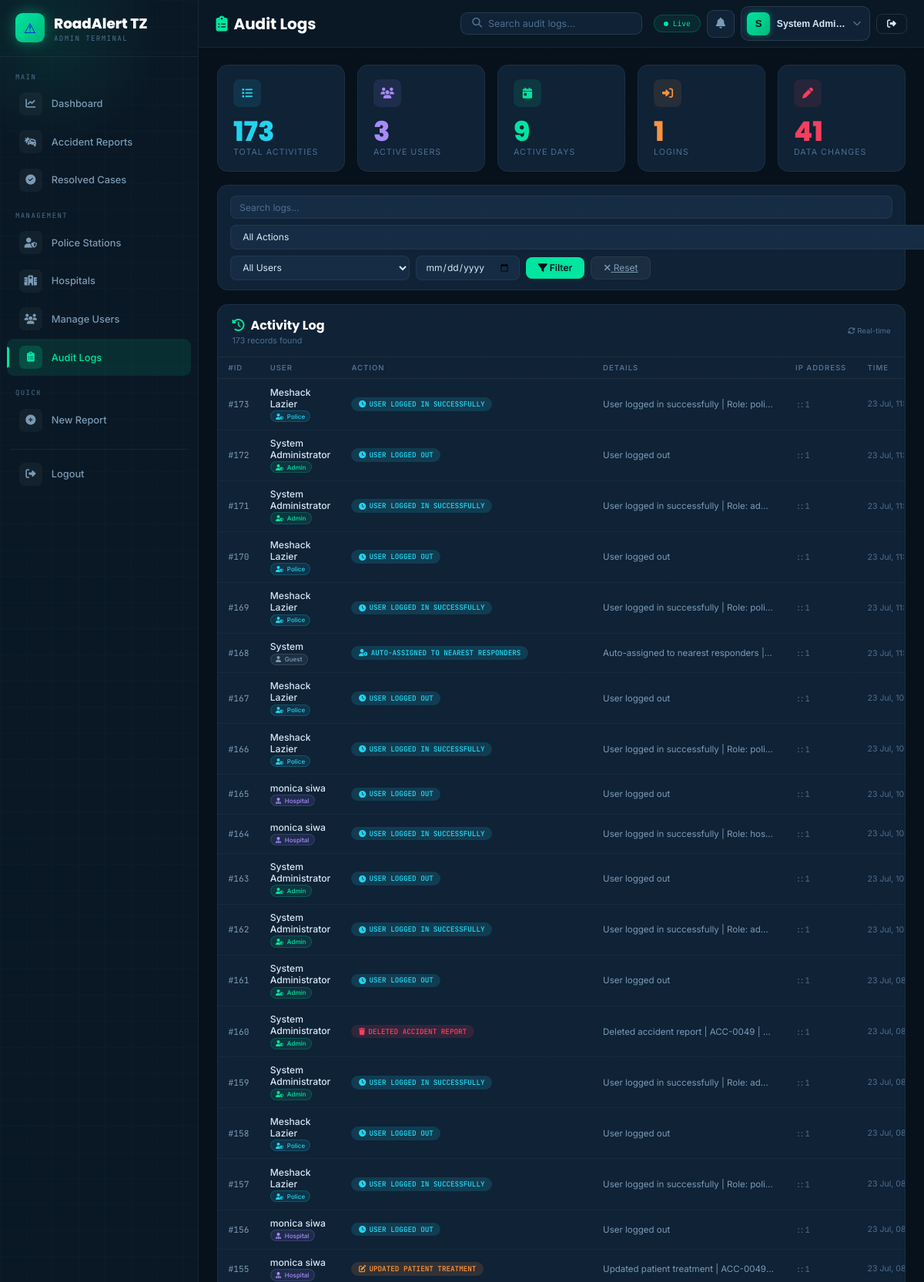
/admin/audit_logs.php (signed in, upper part), run on the app's committed database.
### tables this page shows
CREATE TABLE `audit_logs` (
  `id` int(11) NOT NULL,
  `user_id` int(11) DEFAULT NULL,
  `username` varchar(100) DEFAULT NULL,
  `role` varchar(50) DEFAULT NULL,
  `action` varchar(255) DEFAULT NULL,
  `page` varchar(100) DEFAULT NULL,
  `ip_address` varchar(50) DEFAULT NULL,
  `user_agent` text DEFAULT NULL,
  `created_at` timestamp NOT NULL DEFAULT current_timestamp()
);

### admin/audit_logs.php (the view, shortened to what this page needs)
<?php
include __DIR__ . '/../connection.php';
function is_active($page) {
    return basename($_SERVER['PHP_SELF']) === $page ? 'active' : '';
}
$admin_name = htmlspecialchars($_SESSION['name'] ?? $_SESSION['full_name'] ?? 'System Admin');
$admin_init = strtoupper(substr($admin_name, 0, 1));
$stats = $conn->query("
    SELECT
        COUNT(*) as total_logs,
        COUNT(DISTINCT user_id) as unique_users,
        COUNT(DISTINCT DATE(created_at)) as active_days,
        SUM(CASE WHEN action LIKE '%login%' THEN 1 ELSE 0 END) as login_actions,
        SUM(CASE WHEN action LIKE '%delete%' OR action LIKE '%update%' OR action LIKE '%insert%' OR action LIKE '%create%' THEN 1 ELSE 0 END) as data_changes
    FROM audit_logs
")->fetch_assoc();
$search = isset($_GET['search']) ? mysqli_real_escape_string($conn, $_GET['search']) : '';
$date_filter = isset($_GET['date']) ? mysqli_real_escape_string($conn, $_GET['date']) : '';
$where_conditions = [];
$where_clause = !empty($where_conditions) ? "WHERE " . implode(" AND ", $where_conditions) : "";
$logs = $conn->query("
    SELECT * FROM audit_logs
    $where_clause
    ORDER BY created_at DESC
    LIMIT 200
");
function getActionColor($action) {
    $colors = [
        'login' => '#22D3EE',
        'logout' => '#F43F5E',
        'create' => '#00E5A0',
        'insert' => '#00E5A0',
        'update' => '#FB923C',
        'edit' => '#FB923C',
        'delete' => '#F43F5E',
        'remove' => '#F43F5E',
        'assign' => '#A78BFA',
        'auto_assign' => '#A78BFA',
        'export' => '#FACC15',
        'view' => '#22D3EE',
        'approve' => '#00E5A0',
        'reject' => '#F43F5E',
        'change' => '#FB923C',
        'reset' => '#FB923C'
    ];
    foreach ($colors as $key => $color) {
        if (strpos(strtolower($action), $key) !== false) {
            return $color;
        }
    }
    return '#4E7090';
}
function getActionIcon($action) {
    $icons = [
        'login' => 'fa-sign-in-alt',
        'logout' => 'fa-sign-out-alt',
        'create' => 'fa-plus-circle',
        'insert' => 'fa-plus-circle',
        'update' => 'fa-edit',
        'edit' => 'fa-edit',
        'delete' => 'fa-trash',
        'remove' => 'fa-trash',
        'assign' => 'fa-user-cog',
        'auto_assign' => 'fa-magic',
        'export' => 'fa-file-export',
        'view' => 'fa-eye',
        'approve' => 'fa-check-circle',
        'reject' => 'fa-times-circle',
        'change' => 'fa-exchange-alt',
        'reset' => 'fa-undo'
    ];
    foreach ($icons as $key => $icon) {
        if (strpos(strtolower($action), $key) !== false) {
            return $icon;
        }
    }
    return 'fa-clock';
}
function getBadgeClass($action) {
    if (strpos(strtolower($action), 'login') !== false) return 'info';
    if (strpos(strtolower($action), 'create') !== false) return 'success';
    if (strpos(strtolower($action), 'update') !== false) return 'warning';
    if (strpos(strtolower($action), 'delete') !== false) return 'danger';
    if (strpos(strtolower($action), 'assign') !== false) return 'info';
    return 'info';
}
function getUserRoleClass($role) {
    $roles = [
        'admin' => 'admin',
        'police' => 'police',
        'hospital' => 'hospital',
        'citizen' => 'citizen'
    ];
    return $roles[strtolower($role)] ?? 'guest';
}
function getRoleIcon($role) {
    $icons = [
        'admin' => 'fa-user-shield',
        'police' => 'fa-user-shield',
        'hospital' => 'fa-user-md',
        'citizen' => 'fa-user'
    ];
    return $icons[strtolower($role)] ?? 'fa-user';
}
?>
<!DOCTYPE html>
<html lang="en">
<head>
    <link rel="stylesheet" href="https://cdnjs.cloudflare.com/ajax/libs/font-awesome/6.5.0/css/all.min.css"/>
</head>
<body>
    <div class="shell">
        <aside class="sidebar">
            <a href="dashboard.php" class="sb-brand">
                <div class="sb-logo">⚠</div>
                <div>
                    <div class="sb-title">RoadAlert TZ</div>
                    <div class="sb-sub">Admin Terminal</div>
                </div>
            </a>
            <nav class="sb-nav">
                <div class="sb-sect">Main</div>
                <a href="dashboard.php" class="sb-item <?= is_active('dashboard.php') ?>">
                    <span class="sb-ic"><i class="fas fa-chart-line"></i></span> Dashboard
                </a>
                <a href="accident_report.php" class="sb-item <?= is_active('accident_report.php') ?>">
                    <span class="sb-ic"><i class="fas fa-car-crash"></i></span> Accident Reports
                </a>
              <a href="resolved_cases.php" class="sb-item <?= is_active('resolved_cases.php') ?>">
    <span class="sb-ic"><i class="fas fa-check-circle"></i></span> Resolved Cases
</a>
                <div class="sb-sect" style="margin-top:.4rem">Management</div>
                <a href="manage_police.php" class="sb-item <?= is_active('manage_police.php') ?>">
                    <span class="sb-ic"><i class="fas fa-user-shield"></i></span> Police Stations
                </a>
                <a href="manage_hospital.php" class="sb-item <?= is_active('manage_hospital.php') ?>">
                    <span class="sb-ic"><i class="fas fa-hospital"></i></span> Hospitals
                </a>
                <a href="users.php" class="sb-item <?= is_active('users.php') ?>">
                    <span class="sb-ic"><i class="fas fa-users"></i></span> Manage Users
                </a>
                <a href="audit_logs.php" class="sb-item active">
                    <span class="sb-ic"><i class="fas fa-clipboard-list"></i></span> Audit Logs
                </a>
                <div class="sb-sect" style="margin-top:.4rem">Quick</div>
                <a href="admin_report.php" class="sb-item" target="_blank">
                    <span class="sb-ic"><i class="fas fa-plus-circle"></i></span> New Report
                </a>
                <div class="sb-divider" style="margin-top:.8rem"></div>
                <a href="../logout.php" class="sb-logout-item">
                    <span class="sb-ic"><i class="fas fa-sign-out-alt"></i></span>
                    Logout
                </a>
            </nav>
        </aside>
        <div class="main">
            <div class="topbar">
                <div class="tb-title">
                    <i class="fas fa-clipboard-list"></i>Audit Logs
                </div>
                <div class="tb-search">
                    <i class="fas fa-search"></i>
                    <input type="text" placeholder="Search audit logs…" oninput="filterTable(this.value)"/>
                </div>
                <div class="tb-acts">
                    <div class="live-pill">
                        <span class="live-dot"></span>Live
                    </div>
<div class="notif-wrap">
    <button class="notif-btn" onclick="toggleNotif()" id="notificationBell">
        <i class="fas fa-bell"></i>
    </button>
</div>
                    <div class="profile-wrap">
                        <button class="profile-btn" id="profileBtn" onclick="toggleProfileDrop()">
                            <div class="pa"><?= $admin_init ?></div>
                            <span class="pname"><?= $admin_name ?></span>
                            <i class="fas fa-chevron-down pchev"></i>
                        </button>
                    </div>
                    <a href="../logout.php" class="tb-btn">
                        <i class="fas fa-sign-out-alt"></i>
                    </a>
                </div>
            </div>
            <div class="content">
                <div class="stats-row">
                    <div class="sc">
                        <div class="sc-ico blue"><i class="fas fa-list"></i></div>
                        <div class="sc-num blue"><?= number_format($stats['total_logs'] ?? 0) ?></div>
                        <div class="sc-lbl">Total Activities</div>
                    </div>
                    <div class="sc">
                        <div class="sc-ico purple"><i class="fas fa-users"></i></div>
                        <div class="sc-num purple"><?= number_format($stats['unique_users'] ?? 0) ?></div>
                        <div class="sc-lbl">Active Users</div>
                    </div>
                    <div class="sc">
                        <div class="sc-ico green"><i class="fas fa-calendar-day"></i></div>
                        <div class="sc-num green"><?= number_format($stats['active_days'] ?? 0) ?></div>
                        <div class="sc-lbl">Active Days</div>
                    </div>
                    <div class="sc">
                        <div class="sc-ico orange"><i class="fas fa-sign-in-alt"></i></div>
                        <div class="sc-num orange"><?= number_format($stats['login_actions'] ?? 0) ?></div>
                        <div class="sc-lbl">Logins</div>
                    </div>
                    <div class="sc">
                        <div class="sc-ico red"><i class="fas fa-pen"></i></div>
                        <div class="sc-num red"><?= number_format($stats['data_changes'] ?? 0) ?></div>
                        <div class="sc-lbl">Data Changes</div>
                    </div>
                </div>
                <div class="filter-bar">
                    <form method="GET" style="display:flex;flex-wrap:wrap;gap:0.5rem;width:100%;align-items:center;">
                        <input type="text" name="search" placeholder="Search logs..." value="<?= htmlspecialchars($search) ?>" style="flex:1;min-width:150px;">
                        <select name="action">
                            <option value="">All Actions</option>
                        </select>
                        <select name="user">
                            <option value="0">All Users</option>
                        </select>
                        <input type="date" name="date" value="<?= htmlspecialchars($date_filter) ?>" style="max-width:150px;">
                        <button type="submit" class="btn-filter">
                            <i class="fas fa-filter"></i> Filter
                        </button>
                        <a href="audit_logs.php" class="btn-reset">
                            <i class="fas fa-times"></i> Reset
                        </a>
                    </form>
                </div>
                <div class="panel">
                    <div class="ph">
                        <div>
                            <div class="ph-t"><i class="fas fa-history"></i>Activity Log</div>
                            <div class="ph-s"><?= $logs->num_rows ?> records found</div>
                        </div>
                        <div style="display:flex;gap:.6rem;align-items:center;">
                            <span style="font-size:.6rem;color:var(--muted);">
                                <i class="fas fa-sync-alt"></i> Real-time
                            </span>
                        </div>
                    </div>
                    <div class="tbl-wrap">
                        <table>
                            <thead>
                                <tr>
                                    <th>#ID</th>
                                    <th>User</th>
                                    <th>Action</th>
                                    <th>Details</th>
                                    <th>IP Address</th>
                                    <th>Time</th>
                                </tr>
                            </thead>
                            <tbody>
                            <?php if ($logs && $logs->num_rows > 0): ?>
                            <?php while ($log = $logs->fetch_assoc()):
                                $color = getActionColor($log['action']);
                                $icon = getActionIcon($log['action']);
                                $badge_class = getBadgeClass($log['action']);
                                $role_class = getUserRoleClass($log['role']);
                                $role_icon = getRoleIcon($log['role']);
                            ?>
                            <tr>
                                <td class="td-mono">#<?= $log['id'] ?></td>
                                <td style="font-weight:500;">
                                    <?= htmlspecialchars($log['username'] ?? 'System') ?>
                                    <span class="user-badge <?= $role_class ?>" style="display:inline-flex;font-size:0.5rem;padding:0.1rem 0.4rem;">
                                        <i class="fas <?= $role_icon ?>"></i> <?= ucfirst($log['role'] ?? 'Guest') ?>
                                    </span>
                                </td>
                                <td>
                                    <span class="badge <?= $badge_class ?>" style="border-color:<?= $color ?>40;">
                                        <i class="fas <?= $icon ?>"></i>
                                        <?php
                                        $display_action = $log['action'];
                                        if (strpos($log['action'], '|') !== false) {
                                            $display_action = trim(explode('|', $log['action'])[0]);
                                        }
                                        echo ucfirst(str_replace('_', ' ', $display_action));
                                        ?>
                                    </span>
                                </td>
                                <td class="td-desc" title="<?= htmlspecialchars($log['action']) ?>">
                                    <?= htmlspecialchars(substr($log['action'], 0, 80)) ?>
                                </td>
                                <td style="font-size:0.65rem;color:var(--muted);font-family:'JetBrains Mono',monospace;">
                                    <?= htmlspecialchars($log['ip_address'] ?? '—') ?>
                                </td>
                                <td class="td-time">
                                    <?= date('d M, H:i:s', strtotime($log['created_at'])) ?>
                                </td>
                            </tr>
                            <?php endwhile; ?>
                            <?php endif; ?>
                            </tbody>
                        </table>
                    </div>
                </div>
            </div>
        </div>
    </div>
</body>
</html>

### data on the page
audit_logs: id "173", username "Meshack Lazier", role "Police", action "USER LOGGED IN SUCCESSFULLY", action "User logged in successfully | Role: police", ip_address "::1", created_at "23 Jul,…"
audit_logs: id "172", username "System Administrator", role "Admin", action "USER LOGGED OUT", action "User logged out", ip_address "::1", created_at "23 Jul,…"
audit_logs: id "171", username "System Administrator", role "Admin", action "USER LOGGED IN SUCCESSFULLY", action "User logged in successfully | Role: ad…", ip_address "::1", created_at "23 Jul,…"
audit_logs: id "170", username "Meshack Lazier", role "Police", action "USER LOGGED OUT", action "User logged out", ip_address "::1", created_at "23 Jul,…"
audit_logs: id "169", username "Meshack Lazier", role "Police", action "USER LOGGED IN SUCCESSFULLY", action "User logged in successfully | Role: police", ip_address "::1", created_at "23 Jul,…"
audit_logs: id "168", username "System", role "Guest", action "AUTO-ASSIGNED TO NEAREST RESPONDERS", action "Auto-assigned to nearest responders |…", ip_address "::1", created_at "23 Jul,…"
audit_logs: id "167", username "Meshack Lazier", role "Police", action "USER LOGGED OUT", action "User logged out", ip_address "::1", created_at "23 Jul,…"
audit_logs: id "166", username "Meshack Lazier", role "Police", action "USER LOGGED IN SUCCESSFULLY", action "User logged in successfully | Role: police", ip_address "::1", created_at "23 Jul,…"
audit_logs: id "165", username "monica siwa", role "Hospital", action "USER LOGGED OUT", action "User logged out", ip_address "::1", created_at "23 Jul,…"
audit_logs: id "164", username "monica siwa", role "Hospital", action "USER LOGGED IN SUCCESSFULLY", action "User logged in successfully | Role: hos…", ip_address "::1", created_at "23 Jul,…"
audit_logs: id "163", username "System Administrator", role "Admin", action "USER LOGGED OUT", action "User logged out", ip_address "::1", created_at "23 Jul,…"
audit_logs: id "162", username "System Administrator", role "Admin", action "USER LOGGED IN SUCCESSFULLY", action "User logged in successfully | Role: ad…", ip_address "::1", created_at "23 Jul,…"
audit_logs: id "161", username "System Administrator", role "Admin", action "USER LOGGED OUT", action "User logged out", ip_address "::1", created_at "23 Jul,…"
audit_logs: id "160", username "System Administrator", role "Admin", action "DELETED ACCIDENT REPORT", action "Deleted accident report | ACC-0049 |…", ip_address "::1", created_at "23 Jul,…"
audit_logs: id "159", username "System Administrator", role "Admin", action "USER LOGGED IN SUCCESSFULLY", action "User logged in successfully | Role: ad…", ip_address "::1", created_at "23 Jul,…"
audit_logs: id "158", username "Meshack Lazier", role "Police", action "USER LOGGED OUT", action "User logged out", ip_address "::1", created_at "23 Jul,…"
audit_logs: id "157", username "Meshack Lazier", role "Police", action "USER LOGGED IN SUCCESSFULLY", action "User logged in successfully | Role: police", ip_address "::1", created_at "23 Jul,…"
audit_logs: id "156", username "monica siwa", role "Hospital", action "USER LOGGED OUT", action "User logged out", ip_address "::1", created_at "23 Jul,…"
audit_logs: id "155", username "monica siwa", role "Hospital", action "UPDATED PATIENT TREATMENT", action "Updated patient treatment | ACC-0049…", ip_address "::1", created_at "23 Jul,…"

### other printed values
$admin_init "S"
$admin_name "System Admi…"
$stats['total_logs'] "173"
$stats['unique_users'] "3"
$stats['active_days'] "9"
$stats['login_actions'] "1"
$stats['data_changes'] "41"
$logs->num_rows "173"
